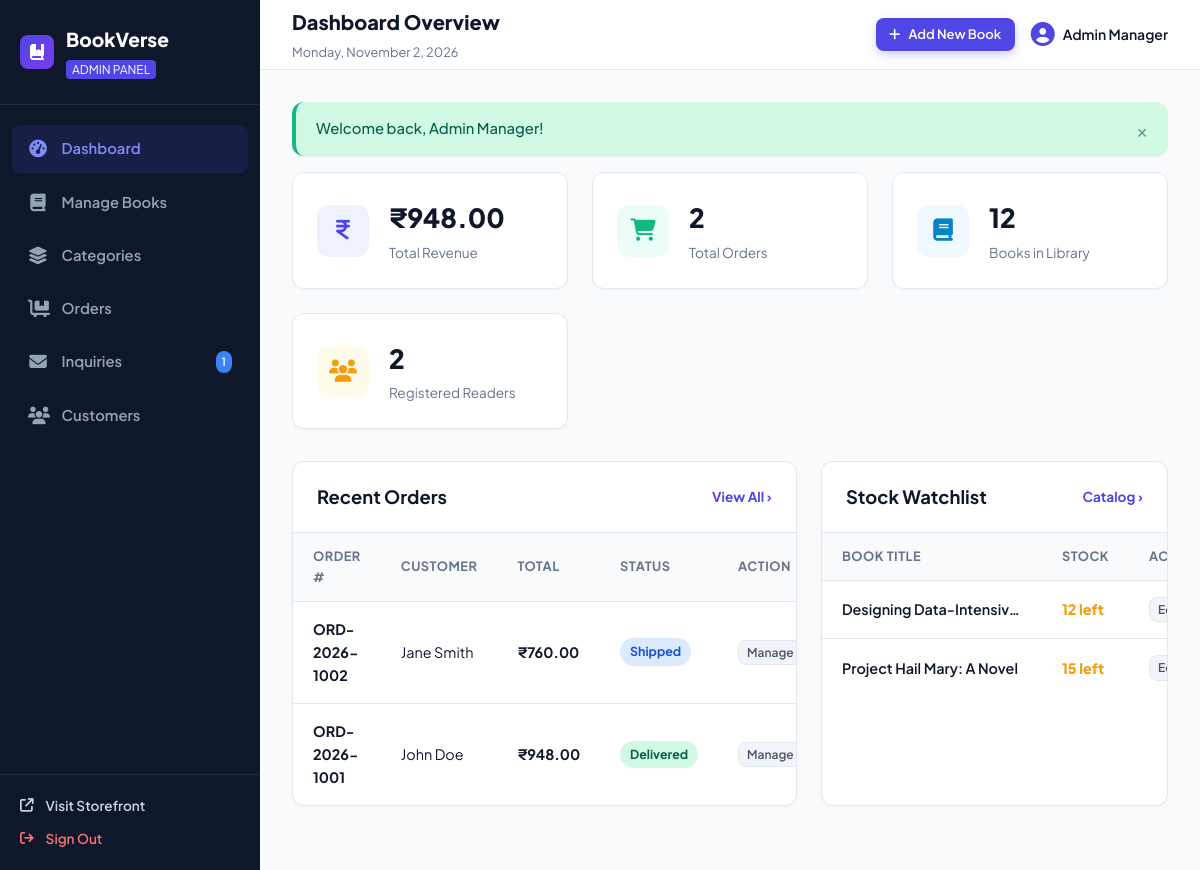
/admin/index.php (signed in), run on the app's committed database.
### tables this page shows
CREATE TABLE `orders` (
  `id` INT AUTO_INCREMENT PRIMARY KEY,
  `user_id` INT NOT NULL,
  `order_number` VARCHAR(50) NOT NULL UNIQUE,
  `full_name` VARCHAR(100) NOT NULL,
  `email` VARCHAR(100) NOT NULL,
  `phone` VARCHAR(20) NOT NULL,
  `address` TEXT NOT NULL,
  `city` VARCHAR(100) NOT NULL,
  `state` VARCHAR(100) NOT NULL,
  `pincode` VARCHAR(20) NOT NULL,
  `payment_method` ENUM('cod', 'card', 'upi') NOT NULL DEFAULT 'cod',
  `payment_status` ENUM('pending', 'paid', 'failed') NOT NULL DEFAULT 'pending',
  `subtotal` DECIMAL(10,2) NOT NULL,
  `shipping_fee` DECIMAL(10,2) NOT NULL DEFAULT 0.00,
  `total_amount` DECIMAL(10,2) NOT NULL,
  `order_status` ENUM('pending', 'processing', 'shipped', 'delivered', 'cancelled') NOT NULL DEFAULT 'pending',
  `notes` TEXT DEFAULT NULL,
  `created_at` TIMESTAMP DEFAULT CURRENT_TIMESTAMP,
  CONSTRAINT `fk_orders_users` FOREIGN KEY (`user_id`) REFERENCES `users` (`id`) ON DELETE CASCADE ON UPDATE CASCADE
);

CREATE TABLE `books` (
  `id` INT AUTO_INCREMENT PRIMARY KEY,
  `category_id` INT DEFAULT NULL,
  `title` VARCHAR(255) NOT NULL,
  `author` VARCHAR(150) NOT NULL,
  `isbn` VARCHAR(30) DEFAULT NULL,
  `price` DECIMAL(10,2) NOT NULL,
  `discount_price` DECIMAL(10,2) DEFAULT NULL,
  `description` TEXT NOT NULL,
  `image` VARCHAR(255) NOT NULL,
  `stock` INT NOT NULL DEFAULT 15,
  `pages` INT DEFAULT 320,
  `publisher` VARCHAR(150) DEFAULT 'Penguin Random House',
  `language` VARCHAR(50) DEFAULT 'English',
  `publication_year` INT DEFAULT 2022,
  `rating` DECIMAL(2,1) DEFAULT 4.5,
  `is_featured` TINYINT(1) DEFAULT 0,
  `is_bestseller` TINYINT(1) DEFAULT 0,
  `created_at` TIMESTAMP DEFAULT CURRENT_TIMESTAMP,
  CONSTRAINT `fk_books_categories` FOREIGN KEY (`category_id`) REFERENCES `categories` (`id`) ON DELETE SET NULL ON UPDATE CASCADE
);

### config/functions.php (called while the page is built, shortened)
<?php
function isLoggedIn() {
    return isset($_SESSION['user_id']) && !empty($_SESSION['user_id']);
}
function currentUser() {
    return [
        'id'    => $_SESSION['user_id'],
        'name'  => $_SESSION['user_name'] ?? 'User',
        'email' => $_SESSION['user_email'] ?? '',
        'role'  => $_SESSION['user_role'] ?? 'user'
    ];
}
function formatPrice($amount) {
    return '₹' . number_format((float)$amount, 2);
}
function getFlash() {
    if (isset($_SESSION['flash_message'])) {
        $flash = $_SESSION['flash_message'];
        return $flash;
    }
    return null;
}

### admin/index.php (the view, shortened to what this page needs)
<?php
require_once __DIR__ . '/includes/admin-header.php';
require_once __DIR__ . '/includes/admin-sidebar.php';
try {
    $totalSales = (float)$pdo->query("SELECT SUM(total_amount) FROM orders WHERE payment_status = 'paid' OR order_status = 'delivered'")->fetchColumn();
    $totalOrders = (int)$pdo->query("SELECT COUNT(*) FROM orders")->fetchColumn();
    $totalBooks = (int)$pdo->query("SELECT COUNT(*) FROM books")->fetchColumn();
    $totalUsers = (int)$pdo->query("SELECT COUNT(*) FROM users WHERE role = 'user'")->fetchColumn();
    $recentOrders = $pdo->query("SELECT * FROM orders ORDER BY id DESC LIMIT 5")->fetchAll();
    $lowStockBooks = $pdo->query("SELECT * FROM books WHERE stock < 18 ORDER BY stock ASC LIMIT 5")->fetchAll();
} catch (Exception $e) {
    $totalSales = 0;
    $totalOrders = 0;
    $totalBooks = 0;
    $totalUsers = 0;
    $recentOrders = [];
    $lowStockBooks = [];
}
?>
<div class="admin-main">
    <header class="admin-topbar">
        <div>
            <h2 style="font-size: 1.25rem; font-weight: 800; margin: 0;">Dashboard Overview</h2>
            <span style="font-size: 0.8rem; color: #64748b;"><?= date('l, F j, Y'); ?></span>
        </div>
        <div style="display: flex; align-items: center; gap: 1rem;">
            <a href="<?= BASE_URL; ?>/admin/book-add.php" class="btn btn-primary btn-sm">
                <i class="fa-solid fa-plus"></i> Add New Book
            </a>
            <div style="display: flex; align-items: center; gap: 0.5rem; font-size: 0.875rem; font-weight: 600;">
                <i class="fa-solid fa-circle-user" style="font-size: 1.5rem; color: #4f46e5;"></i>
                <span><?= htmlspecialchars($adminUser['name']); ?></span>
            </div>
        </div>
    </header>
    <div class="admin-content">
        <?php if ($flash): ?>
            <div class="alert alert-<?= htmlspecialchars($flash['type']); ?>">
                <span><?= htmlspecialchars($flash['message']); ?></span>
                <button type="button" class="alert-close">&times;</button>
            </div>
        <?php endif; ?>
        <div class="stats-grid">
            <div class="stat-card">
                <div class="stat-icon icon-indigo"><i class="fa-solid fa-indian-rupee-sign"></i></div>
                <div class="stat-meta">
                    <h3><?= formatPrice($totalSales); ?></h3>
                    <p>Total Revenue</p>
                </div>
            </div>
            <div class="stat-card">
                <div class="stat-icon icon-emerald"><i class="fa-solid fa-cart-shopping"></i></div>
                <div class="stat-meta">
                    <h3><?= $totalOrders; ?></h3>
                    <p>Total Orders</p>
                </div>
            </div>
            <div class="stat-card">
                <div class="stat-icon icon-sky"><i class="fa-solid fa-book"></i></div>
                <div class="stat-meta">
                    <h3><?= $totalBooks; ?></h3>
                    <p>Books in Library</p>
                </div>
            </div>
            <div class="stat-card">
                <div class="stat-icon icon-amber"><i class="fa-solid fa-users"></i></div>
                <div class="stat-meta">
                    <h3><?= $totalUsers; ?></h3>
                    <p>Registered Readers</p>
                </div>
            </div>
        </div>
        <div style="display: grid; grid-template-columns: 1.6fr 1.1fr; gap: 1.5rem;">
            <div class="admin-card">
                <div class="admin-card-header">
                    <h2>Recent Orders</h2>
                    <a href="<?= BASE_URL; ?>/admin/orders.php" style="font-size: 0.85rem; color: #4f46e5; font-weight: 700;">View All &rsaquo;</a>
                </div>
                <div style="overflow-x: auto;">
                    <table class="admin-table">
                        <thead>
                            <tr>
                                <th>Order #</th>
                                <th>Customer</th>
                                <th>Total</th>
                                <th>Status</th>
                                <th>Action</th>
                            </tr>
                        </thead>
                        <tbody>
                            <?php if (!empty($recentOrders)): ?>
                                <?php foreach ($recentOrders as $ro): ?>
                                    <tr>
                                        <td><strong><?= htmlspecialchars($ro['order_number']); ?></strong></td>
                                        <td><?= htmlspecialchars($ro['full_name']); ?></td>
                                        <td style="font-weight: 700;"><?= formatPrice($ro['total_amount']); ?></td>
                                        <td>
                                            <span class="status-badge status-<?= $ro['order_status']; ?>"><?= ucfirst($ro['order_status']); ?></span>
                                        </td>
                                        <td>
                                            <a href="<?= BASE_URL; ?>/admin/order-detail.php?id=<?= $ro['id']; ?>" class="btn btn-secondary btn-sm" style="padding: 2px 8px; font-size: 0.75rem;">
                                                Manage
                                            </a>
                                        </td>
                                    </tr>
                                <?php endforeach; ?>
                            <?php else: ?>
                                <tr><td colspan="5" style="text-align: center; color: #64748b;">No orders placed yet.</td></tr>
                            <?php endif; ?>
                        </tbody>
                    </table>
                </div>
            </div>
            <div class="admin-card">
                <div class="admin-card-header">
                    <h2>Stock Watchlist</h2>
                    <a href="<?= BASE_URL; ?>/admin/books.php" style="font-size: 0.85rem; color: #4f46e5; font-weight: 700;">Catalog &rsaquo;</a>
                </div>
                <div style="overflow-x: auto;">
                    <table class="admin-table">
                        <thead>
                            <tr>
                                <th>Book Title</th>
                                <th>Stock</th>
                                <th>Action</th>
                            </tr>
                        </thead>
                        <tbody>
                            <?php if (!empty($lowStockBooks)): ?>
                                <?php foreach ($lowStockBooks as $lb): ?>
                                    <tr>
                                        <td>
                                            <div style="font-weight: 600; line-height: 1.3; max-width: 180px; white-space: nowrap; overflow: hidden; text-overflow: ellipsis;">
                                                <?= htmlspecialchars($lb['title']); ?>
                                            </div>
                                        </td>
                                        <td>
                                            <span style="font-weight: 800; color: <?= $lb['stock'] < 10 ? '#ef4444' : '#f59e0b'; ?>;">
                                                <?= (int)$lb['stock']; ?> left
                                            </span>
                                        </td>
                                        <td>
                                            <a href="<?= BASE_URL; ?>/admin/book-edit.php?id=<?= $lb['id']; ?>" class="btn btn-secondary btn-sm" style="padding: 2px 8px; font-size: 0.75rem;">
                                                Edit
                                            </a>
                                        </td>
                                    </tr>
                                <?php endforeach; ?>
                            <?php else: ?>
                                <tr><td colspan="3" style="text-align: center; color: #64748b;">All books well-stocked.</td></tr>
                            <?php endif; ?>
                        </tbody>
                    </table>
                </div>
            </div>
        </div>
    </div>
</div>
</body>
</html>

### assets/css/style.css (style rules this page uses)
:root { --primary: #4f46e5; --primary-hover: #4338ca; --primary-light: #eef2ff; --primary-glow: rgba(79, 70, 229, 0.15); --secondary: #06b6d4; --accent: #f59e0b; --accent-light: #fef3c7; --dark: #0f172a; --dark-surface: #1e293b; --slate-600: #475569; --slate-400: #94a3b8; --slate-200: #e2e8f0; --slate-100: #f1f5f9; --bg-page: #f8fafc; --bg-card: #ffffff; --success: #10b981; --success-light: #d1fae5; --danger: #ef4444; --danger-light: #fee2e2; --warning: #f59e0b; --info: #3b82f6; --radius-sm: 8px; --radius-md: 12px; --radius-lg: 16px; --radius-full: 9999px; --shadow-sm: 0 1px 2px 0 rgba(0, 0, 0, 0.05); --shadow-md: 0 4px 6px -1px rgba(0, 0, 0, 0.07), 0 2px 4px -2px rgba(0, 0, 0, 0.05); --shadow-lg: 0 10px 15px -3px rgba(0, 0, 0, 0.08), 0 4px 6px -4px rgba(0, 0, 0, 0.04); --shadow-xl: 0 20px 25px -5px rgba(0, 0, 0, 0.1), 0 8px 10px -6px rgba(0, 0, 0, 0.04); --transition: all 0.25s cubic-bezier(0.4, 0, 0.2, 1); --container-max: 1240px; }
*, *::before, *::after { box-sizing: border-box; margin: 0; padding: 0; }
html { scroll-behavior: smooth; }
body { font-family: 'Plus Jakarta Sans', -apple-system, BlinkMacSystemFont, 'Segoe UI', Roboto, sans-serif; background-color: var(--bg-page); color: var(--dark); line-height: 1.6; min-height: 100vh; display: flex; flex-direction: column; }
a { color: inherit; text-decoration: none; transition: var(--transition); }
button, input, select, textarea { font-family: inherit; font-size: inherit; }
.btn { display: inline-flex; align-items: center; justify-content: center; gap: 0.5rem; padding: 0.65rem 1.35rem; font-size: 0.9375rem; font-weight: 600; border-radius: var(--radius-md); border: none; cursor: pointer; transition: var(--transition); text-align: center; }
.btn-primary { background: var(--primary); color: #ffffff; box-shadow: 0 4px 10px rgba(79, 70, 229, 0.25); }
.btn-secondary { background: var(--slate-100); color: var(--slate-600); border: 1px solid var(--slate-200); }
.btn-sm { padding: 0.4rem 0.85rem; font-size: 0.8125rem; border-radius: var(--radius-sm); }
.alert { padding: 0.95rem 1.25rem; border-radius: var(--radius-md); margin-bottom: 1rem; display: flex; align-items: center; justify-content: space-between; font-size: 0.925rem; font-weight: 500; box-shadow: var(--shadow-sm); }
.alert-success { background: var(--success-light); color: #065f46; border-left: 4px solid var(--success); }
.alert-close { background: none; border: none; font-size: 1.2rem; cursor: pointer; color: inherit; opacity: 0.6; }
.status-badge { display: inline-flex; align-items: center; gap: 0.35rem; padding: 4px 10px; border-radius: var(--radius-full); font-size: 0.775rem; font-weight: 700; text-transform: capitalize; }
.status-shipped { background: #dbeafe; color: #1d4ed8; }
.status-delivered { background: #d1fae5; color: #065f46; }

### data on the page
orders: order_number "ORD-2026-1002", full_name "Jane Smith", total_amount "₹760.00", order_status "Shipped"
orders: order_number "ORD-2026-1001", full_name "John Doe", total_amount "₹948.00", order_status "Delivered"
books: title "Designing Data-Intensiv…", stock "12"
books: title "Project Hail Mary: A Novel", stock "15"

### other printed values
$unreadMsgCount "1"
$adminUser['name'] "Admin Manager"
$flash['message'] "Welcome back, Admin Manager!"
formatPrice($totalSales) "₹948.00"
$totalOrders "2"
$totalBooks "12"
$totalUsers "2"
